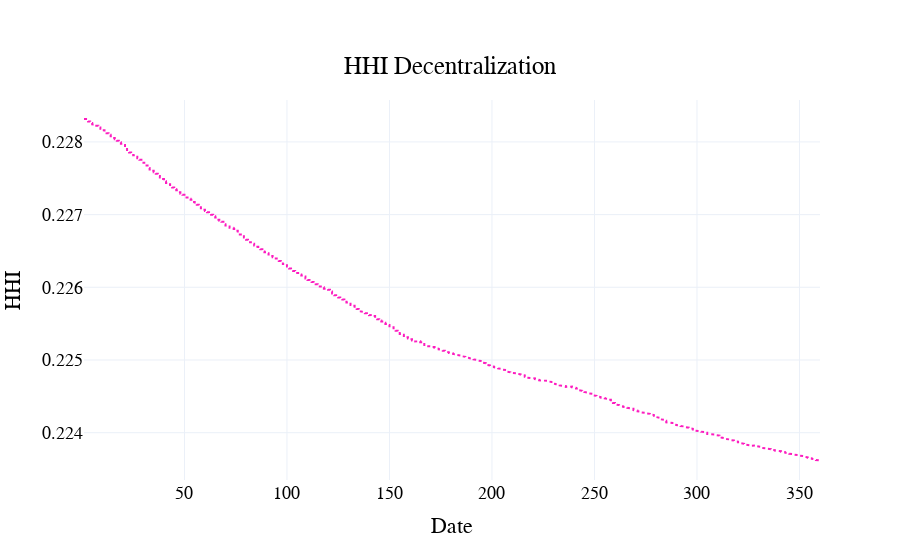

Source (notebook cell):
### Code cell
visualizations.plot_hhi(
    df,
    scenario_names={
    0: "normal",
}
)

### Figure 1 — Plotly figure (JSON) as saved in the notebook; plotly's stock layout.template omitted (floating-point values rounded to 4 significant figures; data arrays with more than 128 entries replaced by an {"elided": "..."} marker saying what was removed)
{"data": [{"line": {"color": "#FC1CBF", "dash": "dot"}, "name": "normal", "type": "scatter", "x": {"elided": "2160 int values"}, "y": {"elided": "2160 float values"}}], "layout": {"font": {"color": "black", "family": "Arial", "size": 18}, "hovermode": "x unified", "legend": {"font": {"color": "black", "size": 18}, "orientation": "h", "x": 0.5, "xanchor": "center", "y": -0.4, "yanchor": "bottom"}, "paper_bgcolor": "rgba(255, 255, 255, 1)", "plot_bgcolor": "rgba(255, 255, 255, 1)", "title": {"text": "HHI Decentralization", "x": 0.5, "xanchor": "center", "y": 0.9, "yanchor": "top"}, "xaxis": {"title": {"text": "Date"}}, "yaxis": {"title": {"text": "HHI"}}}}
